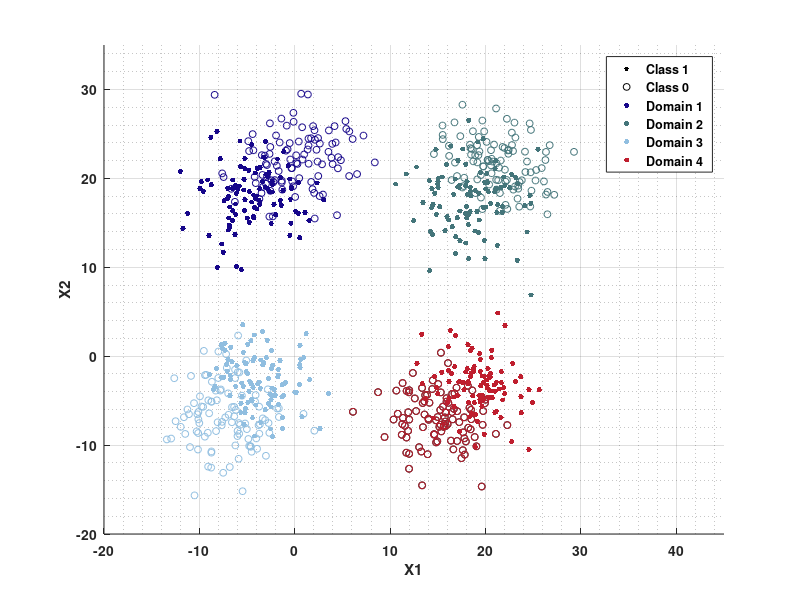
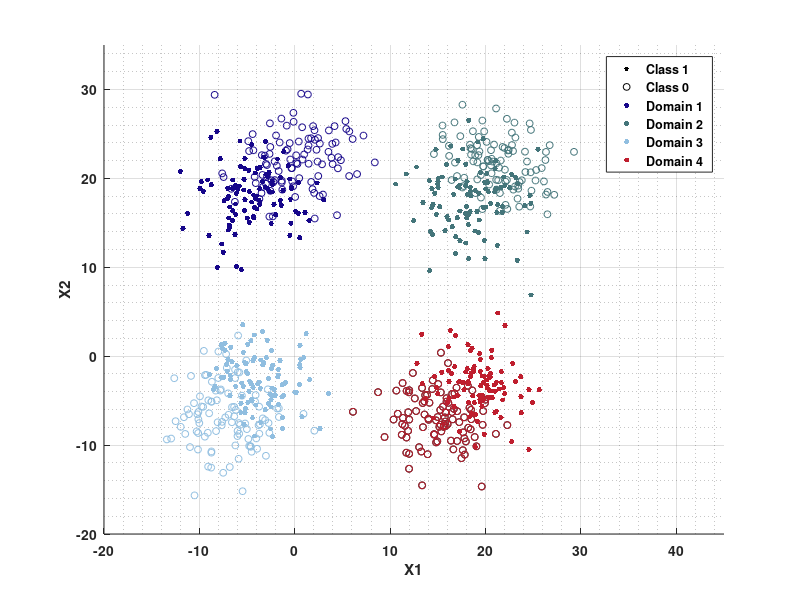

Source code (MATLAB) for these figures, in order:
clear
clc
rng(1);
datasave=["on"];
% datasave=["off"];
f=["on"];
% f=["off"];
num=100;
Gentype1_A1='normal'; p1_1_A1=18 ; p2_1_A1=3; 
Gentype0_A1='normal'; p1_0_A1=22 ; p2_0_A1=3;

Gentype1_A2='normal'; p1_1_A2=18 ; p2_1_A2=3; 
Gentype0_A2='normal'; p1_0_A2=22 ; p2_0_A2=3;

Gentype1_A3='normal'; p1_1_A3=-3 ; p2_1_A3=3; 
Gentype0_A3='normal'; p1_0_A3=-7 ; p2_0_A3=3;

Gentype1_A4='normal'; p1_1_A4=-3 ; p2_1_A4=3; 
Gentype0_A4='normal'; p1_0_A4=-7 ; p2_0_A4=3;

%% >>>>>>>>>>>>>>>>>>>> Source Domain 1 >>>>>>>>>>>>>>>>>>>>
%-------------------- Distribution Para --------------------
X_P_A1 = normrnd(p1_1_A1,p2_1_A1,num, 2);
X_P_A1(:,1)=X_P_A1(:,1)-22;
X_N_A1 = normrnd(p1_0_A1,p2_0_A1,num, 2);
X_N_A1(:,1)=X_N_A1(:,1)-22;
X_A1=[X_P_A1;X_N_A1];
%-------------------- Positive and negative probability density --------------------
Xppdf_A1 = pdf(Gentype1_A1, X_P_A1, p1_1_A1, p2_1_A1);
Xnpdf_A1 = pdf(Gentype0_A1, X_N_A1, p1_0_A1, p2_0_A1);
%-------------------- Label Y --------------------
Y_A1=zeros(length(X_A1),1);
for i = 1:length(X_A1)
    if i<=length(X_P_A1)
        Y_A1(i)=1;
    else 
        Y_A1(i)=0;
    end
end
%-------------------- train and test --------------------
X_train_A1=X_A1; Y_train_A1=Y_A1;

%% >>>>>>>>>>>>>>>>>>>> Source Domain 2 >>>>>>>>>>>>>>>>>>>>
%-------------------- Distribution Para --------------------
X_P_A2 = normrnd(p1_1_A2,p2_1_A2,num, 2);
X_N_A2 = normrnd(p1_0_A2,p2_0_A2,num, 2);
X_A2=[X_P_A2;X_N_A2];
%-------------------- Positive and negative probability density --------------------
Xppdf_A2 = pdf(Gentype1_A2, X_P_A2, p1_1_A2, p2_1_A2);
Xnpdf_A2 = pdf(Gentype0_A2, X_N_A2, p1_0_A2, p2_0_A2);
%-------------------- Label Y --------------------
Y_A2=zeros(length(X_A2),1);
for i = 1:length(X_A2)
    if i<=length(X_P_A2)
        Y_A2(i)=1;
    else 
        Y_A2(i)=0;
    end
end
%-------------------- train and test --------------------
X_train_A2=X_A2; Y_train_A2=Y_A2;

%% >>>>>>>>>>>>>>>>>>>> Source Domain 3 >>>>>>>>>>>>>>>>>>>>
%-------------------- Distribution Para --------------------
X_P_A3 = normrnd(p1_1_A3,p2_1_A3,num, 2);
X_N_A3 = normrnd(p1_0_A3,p2_0_A3,num, 2);
X_A3=[X_P_A3;X_N_A3];
%-------------------- Positive and negative probability density --------------------
Xppdf_A3 = pdf(Gentype1_A3, X_P_A3, p1_1_A3, p2_1_A3);
Xnpdf_A3 = pdf(Gentype0_A3, X_N_A3, p1_0_A3, p2_0_A3);
%-------------------- Label Y --------------------
Y_A3=zeros(length(X_A3),1);
for i = 1:length(X_A3)
    if i<=length(X_P_A3)
        Y_A3(i)=1;
    else 
        Y_A3(i)=0;
    end
end
%-------------------- train and test --------------------
X_train_A3=X_A3; Y_train_A3=Y_A3;

%% >>>>>>>>>>>>>>>>>>> Source Domain 4 >>>>>>>>>>>>>>>>>>>>
%-------------------- Distribution Para --------------------
X_P_A4 = normrnd(p1_1_A4,p2_1_A4,num, 2);
X_P_A4(:,1)=X_P_A4(:,1)+22;
X_N_A4 = normrnd(p1_0_A4,p2_0_A4,num, 2);
X_N_A4(:,1)=X_N_A4(:,1)+22;
X_A4=[X_P_A4;X_N_A4];
%-------------------- Positive and negative probability density --------------------
Xppdf_A4 = pdf(Gentype1_A4, X_P_A4, p1_1_A4, p2_1_A4);
Xnpdf_A4 = pdf(Gentype0_A4, X_N_A4, p1_0_A4, p2_0_A4);
%-------------------- Label Y --------------------
Y_A4=zeros(length(X_A4),1);
for i = 1:length(X_A4)
    if i<=length(X_P_A4)
        Y_A4(i)=1;
    else 
        Y_A4(i)=0;
    end
end
%--------------------  train and test --------------------
X_train_A4=X_A4; Y_train_A4=Y_A4;
%------------------------- Figure -------------------------
if sum(f=='on')
    % Sample Points
    figure
    yticks(0:10:100);

    plot(X_P_A4(:,1), X_P_A4(:,2), '.','MarkerSize',10,'Color',[000/255,000/255,000/255])
    hold on
    
    plot(X_N_A4(:,1), X_N_A4(:,2), 'o','MarkerSize',5,'Color',[000/255,000/255,000/255])
    hold on

    plot(X_P_A1(:,1), X_P_A1(:,2), '.','MarkerSize',12,'Color',[022/255,006/255,138/255])
    hold on

    plot(X_P_A2(:,1), X_P_A2(:,2), '.','MarkerSize',12,'Color',[068/255,117/255,122/255])
    hold on

    plot(X_P_A3(:,1), X_P_A3(:,2), '.','MarkerSize',12,'Color',[144/255,190/255,224/255])
    hold on

    plot(X_P_A4(:,1), X_P_A4(:,2), '.','MarkerSize',12,'Color',[191/255,030/255,046/255])
    hold on
    
    plot(X_N_A1(:,1), X_N_A1(:,2), 'o','MarkerSize',5,'Color',[022/255,006/255,138/255])
    hold on

    plot(X_N_A2(:,1), X_N_A2(:,2), 'o','MarkerSize',5,'Color',[068/255,117/255,122/255])
    hold on

    plot(X_N_A3(:,1), X_N_A3(:,2), 'o','MarkerSize',5,'Color',[144/255,190/255,224/255])
    hold on

    plot(X_N_A4(:,1), X_N_A4(:,2), 'o','MarkerSize',5,'Color',[191/255,030/255,046/255])
%     tt=['Para PS=',num2str(p1_1),'&',num2str(p2_1), ' | NS= ',num2str(p1_0),'&',num2str(p2_0),' || Para PT=',num2str(p1_1_T),'&',num2str(p2_1_T), ' | NT= ',num2str(p1_0_T),'&',num2str(p2_0_T),];
%     title(tt)
    xlim([-20,45])
    ylim([-20,35])
    legend('Class 1','Class 0','Domain 1', 'Domain 2', 'Domain 3', 'Domain 4',"Location","best" ,'FontWeight', 'bold')
    grid on
    grid minor
    box off
    xlabel("X1")
    ylabel("X2")
    set(gca, 'FontWeight', 'bold');  % 设置坐标轴文本加粗
    set(get(gca, 'xlabel'), 'FontWeight', 'bold'); % 设置 x 轴标签加粗
    set(get(gca, 'ylabel'), 'FontWeight', 'bold'); % 设置 y 轴标签加粗
end
%-------------------- Auto save --------------------
if sum(datasave=='on')
    g_T=Gentype1_A4;
    h_T=Gentype0_A4;
    v_T=strcat(g_T,h_T);
    a_T=[v_T,num2str(i),'.mat'];
    save(a_T,'X_train_A1','Y_train_A1','X_train_A2','Y_train_A2','X_train_A3','Y_train_A3','X_train_A4','Y_train_A4')
    saveas(gcf, [v_T,num2str(i),'.png']);
    saveas(gcf, [v_T,num2str(i),'.eps']);
end

